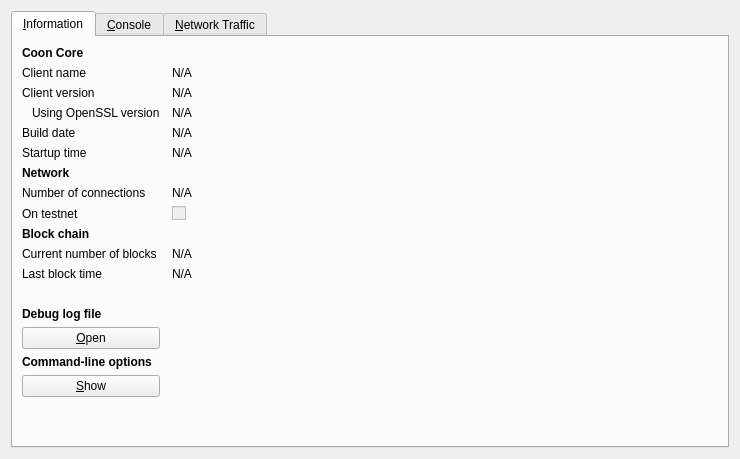
<?xml version="1.0" encoding="UTF-8"?>
<ui version="4.0">
 <class>RPCConsole</class>
 <widget class="QDialog" name="RPCConsole">
  <property name="geometry">
   <rect>
    <x>0</x>
    <y>0</y>
    <width>740</width>
    <height>459</height>
   </rect>
  </property>
  <property name="windowTitle">
   <string>coon - Debug window</string>
  </property>
  <layout class="QVBoxLayout" name="verticalLayout_2">
   <item>
    <widget class="QTabWidget" name="tabWidget">
     <property name="currentIndex">
      <number>0</number>
     </property>
     <widget class="QWidget" name="tab_info">
      <attribute name="title">
       <string>&amp;Information</string>
      </attribute>
      <layout class="QGridLayout" name="gridLayout" columnstretch="0,1">
       <property name="horizontalSpacing">
        <number>12</number>
       </property>
       <item row="0" column="0">
        <widget class="QLabel" name="label_9">
         <property name="font">
          <font>
           <weight>75</weight>
           <bold>true</bold>
          </font>
         </property>
         <property name="text">
          <string>Coon Core</string>
         </property>
        </widget>
       </item>
       <item row="1" column="0">
        <widget class="QLabel" name="label_5">
         <property name="text">
          <string>Client name</string>
         </property>
        </widget>
       </item>
       <item row="1" column="1">
        <widget class="QLabel" name="clientName">
         <property name="cursor">
          <cursorShape>IBeamCursor</cursorShape>
         </property>
         <property name="text">
          <string>N/A</string>
         </property>
         <property name="textFormat">
          <enum>Qt::PlainText</enum>
         </property>
         <property name="textInteractionFlags">
          <set>Qt::LinksAccessibleByMouse|Qt::TextSelectableByKeyboard|Qt::TextSelectableByMouse</set>
         </property>
        </widget>
       </item>
       <item row="2" column="0">
        <widget class="QLabel" name="label_6">
         <property name="text">
          <string>Client version</string>
         </property>
        </widget>
       </item>
       <item row="2" column="1">
        <widget class="QLabel" name="clientVersion">
         <property name="cursor">
          <cursorShape>IBeamCursor</cursorShape>
         </property>
         <property name="text">
          <string>N/A</string>
         </property>
         <property name="textFormat">
          <enum>Qt::PlainText</enum>
         </property>
         <property name="textInteractionFlags">
          <set>Qt::LinksAccessibleByMouse|Qt::TextSelectableByKeyboard|Qt::TextSelectableByMouse</set>
         </property>
        </widget>
       </item>
       <item row="3" column="0">
        <widget class="QLabel" name="label_14">
         <property name="text">
          <string>Using OpenSSL version</string>
         </property>
         <property name="indent">
          <number>10</number>
         </property>
        </widget>
       </item>
       <item row="3" column="1">
        <widget class="QLabel" name="openSSLVersion">
         <property name="cursor">
          <cursorShape>IBeamCursor</cursorShape>
         </property>
         <property name="text">
          <string>N/A</string>
         </property>
         <property name="textFormat">
          <enum>Qt::PlainText</enum>
         </property>
         <property name="textInteractionFlags">
          <set>Qt::LinksAccessibleByMouse|Qt::TextSelectableByKeyboard|Qt::TextSelectableByMouse</set>
         </property>
        </widget>
       </item>
       <item row="4" column="0">
        <widget class="QLabel" name="label_12">
         <property name="text">
          <string>Build date</string>
         </property>
        </widget>
       </item>
       <item row="4" column="1">
        <widget class="QLabel" name="buildDate">
         <property name="cursor">
          <cursorShape>IBeamCursor</cursorShape>
         </property>
         <property name="text">
          <string>N/A</string>
         </property>
         <property name="textFormat">
          <enum>Qt::PlainText</enum>
         </property>
         <property name="textInteractionFlags">
          <set>Qt::LinksAccessibleByMouse|Qt::TextSelectableByKeyboard|Qt::TextSelectableByMouse</set>
         </property>
        </widget>
       </item>
       <item row="5" column="0">
        <widget class="QLabel" name="label_13">
         <property name="text">
          <string>Startup time</string>
         </property>
        </widget>
       </item>
       <item row="5" column="1">
        <widget class="QLabel" name="startupTime">
         <property name="cursor">
          <cursorShape>IBeamCursor</cursorShape>
         </property>
         <property name="text">
          <string>N/A</string>
         </property>
         <property name="textFormat">
          <enum>Qt::PlainText</enum>
         </property>
         <property name="textInteractionFlags">
          <set>Qt::LinksAccessibleByMouse|Qt::TextSelectableByKeyboard|Qt::TextSelectableByMouse</set>
         </property>
        </widget>
       </item>
       <item row="6" column="0">
        <widget class="QLabel" name="label_11">
         <property name="font">
          <font>
           <weight>75</weight>
           <bold>true</bold>
          </font>
         </property>
         <property name="text">
          <string>Network</string>
         </property>
        </widget>
       </item>
       <item row="7" column="0">
        <widget class="QLabel" name="label_7">
         <property name="text">
          <string>Number of connections</string>
         </property>
        </widget>
       </item>
       <item row="7" column="1">
        <widget class="QLabel" name="numberOfConnections">
         <property name="cursor">
          <cursorShape>IBeamCursor</cursorShape>
         </property>
         <property name="text">
          <string>N/A</string>
         </property>
         <property name="textFormat">
          <enum>Qt::PlainText</enum>
         </property>
         <property name="textInteractionFlags">
          <set>Qt::LinksAccessibleByMouse|Qt::TextSelectableByKeyboard|Qt::TextSelectableByMouse</set>
         </property>
        </widget>
       </item>
       <item row="8" column="0">
        <widget class="QLabel" name="label_8">
         <property name="text">
          <string>On testnet</string>
         </property>
        </widget>
       </item>
       <item row="8" column="1">
        <widget class="QCheckBox" name="isTestNet">
         <property name="enabled">
          <bool>false</bool>
         </property>
         <property name="text">
          <string/>
         </property>
        </widget>
       </item>
       <item row="9" column="0">
        <widget class="QLabel" name="label_10">
         <property name="font">
          <font>
           <weight>75</weight>
           <bold>true</bold>
          </font>
         </property>
         <property name="text">
          <string>Block chain</string>
         </property>
        </widget>
       </item>
       <item row="10" column="0">
        <widget class="QLabel" name="label_3">
         <property name="text">
          <string>Current number of blocks</string>
         </property>
        </widget>
       </item>
       <item row="10" column="1">
        <widget class="QLabel" name="numberOfBlocks">
         <property name="cursor">
          <cursorShape>IBeamCursor</cursorShape>
         </property>
         <property name="text">
          <string>N/A</string>
         </property>
         <property name="textFormat">
          <enum>Qt::PlainText</enum>
         </property>
         <property name="textInteractionFlags">
          <set>Qt::LinksAccessibleByMouse|Qt::TextSelectableByKeyboard|Qt::TextSelectableByMouse</set>
         </property>
        </widget>
       </item>
       <item row="11" column="0">
        <widget class="QLabel" name="label_2">
         <property name="text">
          <string>Last block time</string>
         </property>
        </widget>
       </item>
       <item row="11" column="1">
        <widget class="QLabel" name="lastBlockTime">
         <property name="cursor">
          <cursorShape>IBeamCursor</cursorShape>
         </property>
         <property name="text">
          <string>N/A</string>
         </property>
         <property name="textFormat">
          <enum>Qt::PlainText</enum>
         </property>
         <property name="textInteractionFlags">
          <set>Qt::LinksAccessibleByMouse|Qt::TextSelectableByKeyboard|Qt::TextSelectableByMouse</set>
         </property>
        </widget>
       </item>
       <item row="12" column="0">
        <spacer name="verticalSpacer_2">
         <property name="orientation">
          <enum>Qt::Vertical</enum>
         </property>
         <property name="sizeHint" stdset="0">
          <size>
           <width>20</width>
           <height>20</height>
          </size>
         </property>
        </spacer>
       </item>
       <item row="13" column="0">
        <widget class="QLabel" name="labelDebugLogfile">
         <property name="font">
          <font>
           <weight>75</weight>
           <bold>true</bold>
          </font>
         </property>
         <property name="text">
          <string>Debug log file</string>
         </property>
        </widget>
       </item>
       <item row="14" column="0">
        <widget class="QPushButton" name="openDebugLogfileButton">
         <property name="toolTip">
          <string>Open the coon debug log file from the current data directory. This can take a few seconds for large log files.</string>
         </property>
         <property name="text">
          <string>&amp;Open</string>
         </property>
         <property name="autoDefault">
          <bool>false</bool>
         </property>
        </widget>
       </item>
       <item row="15" column="0">
        <widget class="QLabel" name="labelCLOptions">
         <property name="font">
          <font>
           <weight>75</weight>
           <bold>true</bold>
          </font>
         </property>
         <property name="text">
          <string>Command-line options</string>
         </property>
        </widget>
       </item>
       <item row="16" column="0">
        <widget class="QPushButton" name="showCLOptionsButton">
         <property name="toolTip">
          <string>Show the coon-Qt help message to get a list with possible coon command-line options.</string>
         </property>
         <property name="text">
          <string>&amp;Show</string>
         </property>
         <property name="autoDefault">
          <bool>false</bool>
         </property>
        </widget>
       </item>
       <item row="17" column="0">
        <spacer name="verticalSpacer">
         <property name="orientation">
          <enum>Qt::Vertical</enum>
         </property>
         <property name="sizeHint" stdset="0">
          <size>
           <width>20</width>
           <height>40</height>
          </size>
         </property>
        </spacer>
       </item>
      </layout>
     </widget>
     <widget class="QWidget" name="tab_console">
      <attribute name="title">
       <string>&amp;Console</string>
      </attribute>
      <layout class="QVBoxLayout" name="verticalLayout_3">
       <property name="spacing">
        <number>3</number>
       </property>
       <item>
        <widget class="QTextEdit" name="messagesWidget">
         <property name="minimumSize">
          <size>
           <width>0</width>
           <height>100</height>
          </size>
         </property>
         <property name="readOnly">
          <bool>true</bool>
         </property>
         <property name="tabKeyNavigation" stdset="0">
          <bool>false</bool>
         </property>
         <property name="columnCount" stdset="0">
          <number>2</number>
         </property>
        </widget>
       </item>
       <item>
        <layout class="QHBoxLayout" name="horizontalLayout">
         <property name="spacing">
          <number>3</number>
         </property>
         <item>
          <widget class="QLabel" name="label">
           <property name="text">
            <string notr="true">&gt;</string>
           </property>
          </widget>
         </item>
         <item>
          <widget class="QLineEdit" name="lineEdit"/>
         </item>
         <item>
          <widget class="QPushButton" name="clearButton">
           <property name="maximumSize">
            <size>
             <width>24</width>
             <height>24</height>
            </size>
           </property>
           <property name="toolTip">
            <string>Clear console</string>
           </property>
           <property name="text">
            <string/>
           </property>
           <property name="icon">
            <iconset resource="../bitcoin.qrc">
             <normaloff>:/icons/remove</normaloff>:/icons/remove</iconset>
           </property>
           <property name="shortcut">
            <string notr="true">Ctrl+L</string>
           </property>
           <property name="autoDefault">
            <bool>false</bool>
           </property>
          </widget>
         </item>
        </layout>
       </item>
      </layout>
     </widget>
     <widget class="QWidget" name="tab">
      <attribute name="title">
       <string>&amp;Network Traffic</string>
      </attribute>
      <layout class="QHBoxLayout" name="horizontalLayout_3">
       <item>
        <layout class="QVBoxLayout" name="verticalLayout_4">
         <item>
          <widget class="TrafficGraphWidget" name="trafficGraph" native="true">
           <property name="sizePolicy">
            <sizepolicy hsizetype="Expanding" vsizetype="Expanding">
             <horstretch>0</horstretch>
             <verstretch>0</verstretch>
            </sizepolicy>
           </property>
          </widget>
         </item>
         <item>
          <layout class="QHBoxLayout" name="horizontalLayout_2">
           <item>
            <widget class="QSlider" name="sldGraphRange">
             <property name="minimum">
              <number>1</number>
             </property>
             <property name="maximum">
              <number>288</number>
             </property>
             <property name="pageStep">
              <number>12</number>
             </property>
             <property name="value">
              <number>6</number>
             </property>
             <property name="orientation">
              <enum>Qt::Horizontal</enum>
             </property>
            </widget>
           </item>
           <item>
            <widget class="QLabel" name="lblGraphRange">
             <property name="minimumSize">
              <size>
               <width>100</width>
               <height>0</height>
              </size>
             </property>
             <property name="alignment">
              <set>Qt::AlignCenter</set>
             </property>
            </widget>
           </item>
           <item>
            <widget class="QPushButton" name="btnClearTrafficGraph">
             <property name="text">
              <string>&amp;Clear</string>
             </property>
            </widget>
           </item>
          </layout>
         </item>
        </layout>
       </item>
       <item>
        <layout class="QVBoxLayout" name="verticalLayout">
         <item>
          <widget class="QGroupBox" name="groupBox">
           <property name="title">
            <string>Totals</string>
           </property>
           <layout class="QVBoxLayout" name="verticalLayout_5">
            <item>
             <layout class="QHBoxLayout" name="horizontalLayout_4">
              <item>
               <widget class="Line" name="line">
                <property name="sizePolicy">
                 <sizepolicy hsizetype="Fixed" vsizetype="Fixed">
                  <horstretch>0</horstretch>
                  <verstretch>0</verstretch>
                 </sizepolicy>
                </property>
                <property name="minimumSize">
                 <size>
                  <width>10</width>
                  <height>0</height>
                 </size>
                </property>
                <property name="palette">
                 <palette>
                  <active>
                   <colorrole role="Light">
                    <brush brushstyle="SolidPattern">
                     <color alpha="255">
                      <red>0</red>
                      <green>255</green>
                      <blue>0</blue>
                     </color>
                    </brush>
                   </colorrole>
                  </active>
                  <inactive>
                   <colorrole role="Light">
                    <brush brushstyle="SolidPattern">
                     <color alpha="255">
                      <red>0</red>
                      <green>255</green>
                      <blue>0</blue>
                     </color>
                    </brush>
                   </colorrole>
                  </inactive>
                  <disabled>
                   <colorrole role="Light">
                    <brush brushstyle="SolidPattern">
                     <color alpha="255">
                      <red>0</red>
                      <green>255</green>
                      <blue>0</blue>
                     </color>
                    </brush>
                   </colorrole>
                  </disabled>
                 </palette>
                </property>
                <property name="orientation">
                 <enum>Qt::Horizontal</enum>
                </property>
               </widget>
              </item>
              <item>
               <widget class="QLabel" name="label_16">
                <property name="text">
                 <string>In:</string>
                </property>
               </widget>
              </item>
              <item>
               <widget class="QLabel" name="lblBytesIn">
                <property name="minimumSize">
                 <size>
                  <width>50</width>
                  <height>0</height>
                 </size>
                </property>
                <property name="alignment">
                 <set>Qt::AlignRight|Qt::AlignTrailing|Qt::AlignVCenter</set>
                </property>
               </widget>
              </item>
             </layout>
            </item>
            <item>
             <layout class="QHBoxLayout" name="horizontalLayout_5">
              <item>
               <widget class="Line" name="line_2">
                <property name="sizePolicy">
                 <sizepolicy hsizetype="Fixed" vsizetype="Fixed">
                  <horstretch>0</horstretch>
                  <verstretch>0</verstretch>
                 </sizepolicy>
                </property>
                <property name="minimumSize">
                 <size>
                  <width>10</width>
                  <height>0</height>
                 </size>
                </property>
                <property name="palette">
                 <palette>
                  <active>
                   <colorrole role="Light">
                    <brush brushstyle="SolidPattern">
                     <color alpha="255">
                      <red>255</red>
                      <green>0</green>
                      <blue>0</blue>
                     </color>
                    </brush>
                   </colorrole>
                  </active>
                  <inactive>
                   <colorrole role="Light">
                    <brush brushstyle="SolidPattern">
                     <color alpha="255">
                      <red>255</red>
                      <green>0</green>
                      <blue>0</blue>
                     </color>
                    </brush>
                   </colorrole>
                  </inactive>
                  <disabled>
                   <colorrole role="Light">
                    <brush brushstyle="SolidPattern">
                     <color alpha="255">
                      <red>255</red>
                      <green>0</green>
                      <blue>0</blue>
                     </color>
                    </brush>
                   </colorrole>
                  </disabled>
                 </palette>
                </property>
                <property name="orientation">
                 <enum>Qt::Horizontal</enum>
                </property>
               </widget>
              </item>
              <item>
               <widget class="QLabel" name="label_17">
                <property name="text">
                 <string>Out:</string>
                </property>
               </widget>
              </item>
              <item>
               <widget class="QLabel" name="lblBytesOut">
                <property name="minimumSize">
                 <size>
                  <width>50</width>
                  <height>0</height>
                 </size>
                </property>
                <property name="alignment">
                 <set>Qt::AlignRight|Qt::AlignTrailing|Qt::AlignVCenter</set>
                </property>
               </widget>
              </item>
             </layout>
            </item>
            <item>
             <spacer name="verticalSpacer_4">
              <property name="orientation">
               <enum>Qt::Vertical</enum>
              </property>
              <property name="sizeHint" stdset="0">
               <size>
                <width>20</width>
                <height>407</height>
               </size>
              </property>
             </spacer>
            </item>
           </layout>
          </widget>
         </item>
        </layout>
       </item>
      </layout>
     </widget>
    </widget>
   </item>
  </layout>
 </widget>
 <customwidgets>
  <customwidget>
   <class>TrafficGraphWidget</class>
   <extends>QWidget</extends>
   <header>trafficgraphwidget.h</header>
   <container>1</container>
   <slots>
    <slot>clear()</slot>
   </slots>
  </customwidget>
 </customwidgets>
 <resources>
  <include location="../bitcoin.qrc"/>
 </resources>
 <connections/>
</ui>
